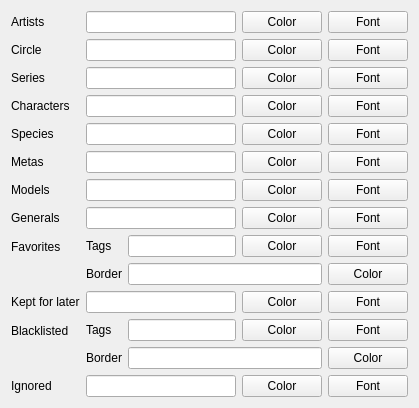
      <widget class="QWidget" name="pageInterfaceColoring">
       <layout class="QFormLayout" name="formLayout_11">
        <item row="0" column="0">
         <widget class="QLabel" name="labelColoringArtists">
          <property name="text">
           <string>Artists</string>
          </property>
         </widget>
        </item>
        <item row="0" column="1">
         <layout class="QHBoxLayout" name="layoutColoringArtists" stretch="1,0,0">
          <item>
           <widget class="QLineEdit" name="lineColoringArtists">
            <property name="text">
             <string/>
            </property>
           </widget>
          </item>
          <item>
           <widget class="QPushButton" name="buttonColoringArtistsColor">
            <property name="text">
             <string>Color</string>
            </property>
           </widget>
          </item>
          <item>
           <widget class="QPushButton" name="buttonColoringArtistsFont">
            <property name="text">
             <string>Font</string>
            </property>
           </widget>
          </item>
         </layout>
        </item>
        <item row="1" column="0">
         <widget class="QLabel" name="labelColoringCircles">
          <property name="text">
           <string>Circle</string>
          </property>
         </widget>
        </item>
        <item row="1" column="1">
         <layout class="QHBoxLayout" name="layoutColoringCircles">
          <item>
           <widget class="QLineEdit" name="lineColoringCircles"/>
          </item>
          <item>
           <widget class="QPushButton" name="buttonColoringCirclesColor">
            <property name="text">
             <string>Color</string>
            </property>
           </widget>
          </item>
          <item>
           <widget class="QPushButton" name="buttonColoringCirclesFont">
            <property name="text">
             <string>Font</string>
            </property>
           </widget>
          </item>
         </layout>
        </item>
        <item row="2" column="0">
         <widget class="QLabel" name="labelColoringSeries">
          <property name="text">
           <string>Series</string>
          </property>
         </widget>
        </item>
        <item row="2" column="1">
         <layout class="QHBoxLayout" name="layoutColoringCopyrights">
          <item>
           <widget class="QLineEdit" name="lineColoringCopyrights"/>
          </item>
          <item>
           <widget class="QPushButton" name="buttonColoringCopyrightsColor">
            <property name="text">
             <string>Color</string>
            </property>
           </widget>
          </item>
          <item>
           <widget class="QPushButton" name="buttonColoringCopyrightsFont">
            <property name="text">
             <string>Font</string>
            </property>
           </widget>
          </item>
         </layout>
        </item>
        <item row="3" column="0">
         <widget class="QLabel" name="labelColoringCharacters">
          <property name="text">
           <string>Characters</string>
          </property>
         </widget>
        </item>
        <item row="3" column="1">
         <layout class="QHBoxLayout" name="layoutColoringCharacters">
          <item>
           <widget class="QLineEdit" name="lineColoringCharacters"/>
          </item>
          <item>
           <widget class="QPushButton" name="buttonColoringCharactersColor">
            <property name="text">
             <string>Color</string>
            </property>
           </widget>
          </item>
          <item>
           <widget class="QPushButton" name="buttonColoringCharactersFont">
            <property name="text">
             <string>Font</string>
            </property>
           </widget>
          </item>
         </layout>
        </item>
        <item row="4" column="0">
         <widget class="QLabel" name="labelColoringSpecies">
          <property name="text">
           <string>Species</string>
          </property>
         </widget>
        </item>
        <item row="4" column="1">
         <layout class="QHBoxLayout" name="layoutColoringSpecies">
          <item>
           <widget class="QLineEdit" name="lineColoringSpecies"/>
          </item>
          <item>
           <widget class="QPushButton" name="buttonColoringSpeciesColor">
            <property name="text">
             <string>Color</string>
            </property>
           </widget>
          </item>
          <item>
           <widget class="QPushButton" name="buttonColoringSpeciesFont">
            <property name="text">
             <string>Font</string>
            </property>
           </widget>
          </item>
         </layout>
        </item>
        <item row="5" column="0">
         <widget class="QLabel" name="labelColoringMetas">
          <property name="text">
           <string>Metas</string>
          </property>
         </widget>
        </item>
        <item row="5" column="1">
         <layout class="QHBoxLayout" name="layoutColoringMetas">
          <item>
           <widget class="QLineEdit" name="lineColoringMetas"/>
          </item>
          <item>
           <widget class="QPushButton" name="buttonColoringMetasColor">
            <property name="text">
             <string>Color</string>
            </property>
           </widget>
          </item>
          <item>
           <widget class="QPushButton" name="buttonColoringMetasFont">
            <property name="text">
             <string>Font</string>
            </property>
           </widget>
          </item>
         </layout>
        </item>
        <item row="6" column="0">
         <widget class="QLabel" name="labelColoringModels">
          <property name="text">
           <string>Models</string>
          </property>
         </widget>
        </item>
        <item row="6" column="1">
         <layout class="QHBoxLayout" name="layoutColoringModels" stretch="1,0,0">
          <item>
           <widget class="QLineEdit" name="lineColoringModels"/>
          </item>
          <item>
           <widget class="QPushButton" name="buttonColoringModelsColor">
            <property name="text">
             <string>Color</string>
            </property>
           </widget>
          </item>
          <item>
           <widget class="QPushButton" name="buttonColoringModelsFont">
            <property name="text">
             <string>Font</string>
            </property>
           </widget>
          </item>
         </layout>
        </item>
        <item row="7" column="0">
         <widget class="QLabel" name="labelColoringGenerals">
          <property name="text">
           <string>Generals</string>
          </property>
         </widget>
        </item>
        <item row="7" column="1">
         <layout class="QHBoxLayout" name="layoutColoringGenerals" stretch="1,0,0">
          <item>
           <widget class="QLineEdit" name="lineColoringGenerals"/>
          </item>
          <item>
           <widget class="QPushButton" name="buttonColoringGeneralsColor">
            <property name="text">
             <string>Color</string>
            </property>
           </widget>
          </item>
          <item>
           <widget class="QPushButton" name="buttonColoringGeneralsFont">
            <property name="text">
             <string>Font</string>
            </property>
           </widget>
          </item>
         </layout>
        </item>
        <item row="8" column="0">
         <widget class="QLabel" name="labelColoringFavorites">
          <property name="text">
           <string>Favorites</string>
          </property>
         </widget>
        </item>
        <item row="8" column="1">
         <layout class="QFormLayout" name="layoutColoringFavorites">
          <item row="0" column="0">
           <widget class="QLabel" name="labelColoringFavoritesTags">
            <property name="text">
             <string>Tags</string>
            </property>
           </widget>
          </item>
          <item row="0" column="1">
           <layout class="QHBoxLayout" name="layoutColoringFavoritesTags">
            <item>
             <widget class="QLineEdit" name="lineColoringFavorites"/>
            </item>
            <item>
             <widget class="QPushButton" name="buttonColoringFavoritesColor">
              <property name="text">
               <string>Color</string>
              </property>
             </widget>
            </item>
            <item>
             <widget class="QPushButton" name="buttonColoringFavoritesFont">
              <property name="text">
               <string>Font</string>
              </property>
             </widget>
            </item>
           </layout>
          </item>
          <item row="1" column="0">
           <widget class="QLabel" name="labelColoringFavoritesBorder">
            <property name="text">
             <string>Border</string>
            </property>
           </widget>
          </item>
          <item row="1" column="1">
           <layout class="QHBoxLayout" name="layoutColoringFavoritesBorder">
            <item>
             <widget class="QLineEdit" name="lineColoringFavoritesBorder"/>
            </item>
            <item>
             <widget class="QPushButton" name="buttonColoringFavoritesBorderColor">
              <property name="text">
               <string>Color</string>
              </property>
             </widget>
            </item>
           </layout>
          </item>
         </layout>
        </item>
        <item row="9" column="0">
         <widget class="QLabel" name="labelColoringKeptForLater">
          <property name="text">
           <string>Kept for later</string>
          </property>
         </widget>
        </item>
        <item row="9" column="1">
         <layout class="QHBoxLayout" name="layoutColoringKeptForLater">
          <item>
           <widget class="QLineEdit" name="lineColoringKeptForLater"/>
          </item>
          <item>
           <widget class="QPushButton" name="buttonColoringKeptForLaterColor">
            <property name="text">
             <string>Color</string>
            </property>
           </widget>
          </item>
          <item>
           <widget class="QPushButton" name="buttonColoringKeptForLaterFont">
            <property name="text">
             <string>Font</string>
            </property>
           </widget>
          </item>
         </layout>
        </item>
        <item row="10" column="0">
         <widget class="QLabel" name="labelColoringBlacklisteds">
          <property name="text">
           <string>Blacklisted</string>
          </property>
         </widget>
        </item>
        <item row="10" column="1">
         <layout class="QFormLayout" name="layoutColoringBlacklisteds">
          <item row="0" column="0">
           <widget class="QLabel" name="labelColoringBlacklistedsTags">
            <property name="text">
             <string>Tags</string>
            </property>
           </widget>
          </item>
          <item row="1" column="0">
           <widget class="QLabel" name="labelColoringBlacklistedsBorder">
            <property name="text">
             <string>Border</string>
            </property>
           </widget>
          </item>
          <item row="0" column="1">
           <layout class="QHBoxLayout" name="layoutColoringBlacklistedsTags">
            <item>
             <widget class="QLineEdit" name="lineColoringBlacklisteds"/>
            </item>
            <item>
             <widget class="QPushButton" name="buttonColoringBlacklistedsColor">
              <property name="text">
               <string>Color</string>
              </property>
             </widget>
            </item>
            <item>
             <widget class="QPushButton" name="buttonColoringBlacklistedsFont">
              <property name="text">
               <string>Font</string>
              </property>
             </widget>
            </item>
           </layout>
          </item>
          <item row="1" column="1">
           <layout class="QHBoxLayout" name="layoutColoringBlacklistedsBorder">
            <item>
             <widget class="QLineEdit" name="lineColoringBlacklistedsBorder"/>
            </item>
            <item>
             <widget class="QPushButton" name="buttonColoringBlacklistedsBorderColor">
              <property name="text">
               <string>Color</string>
              </property>
             </widget>
            </item>
           </layout>
          </item>
         </layout>
        </item>
        <item row="11" column="0">
         <widget class="QLabel" name="labelColoringIgnoreds">
          <property name="text">
           <string>Ignored</string>
          </property>
         </widget>
        </item>
        <item row="11" column="1">
         <layout class="QHBoxLayout" name="layoutColoringIgnoreds">
          <item>
           <widget class="QLineEdit" name="lineColoringIgnoreds"/>
          </item>
          <item>
           <widget class="QPushButton" name="buttonColoringIgnoredsColor">
            <property name="text">
             <string>Color</string>
            </property>
           </widget>
          </item>
          <item>
           <widget class="QPushButton" name="buttonColoringIgnoredsFont">
            <property name="text">
             <string>Font</string>
            </property>
           </widget>
          </item>
         </layout>
        </item>
       </layout>
       <zorder>labelColoringArtists</zorder>
       <zorder>labelColoringSeries</zorder>
       <zorder>labelColoringCharacters</zorder>
       <zorder>labelColoringModels</zorder>
       <zorder>labelColoringGenerals</zorder>
       <zorder>labelColoringFavorites</zorder>
       <zorder>labelColoringIgnoreds</zorder>
       <zorder>labelColoringCircles</zorder>
       <zorder>labelColoringSpecies</zorder>
       <zorder>labelColoringKeptForLater</zorder>
       <zorder>labelColoringMetas</zorder>
       <zorder>labelColoringBlacklisteds</zorder>
      </widget>
